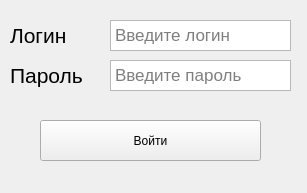
<?xml version="1.0" encoding="UTF-8"?>
<ui version="4.0">
 <class>MainWindow</class>
 <widget class="QMainWindow" name="MainWindow">
  <property name="geometry">
   <rect>
    <x>0</x>
    <y>0</y>
    <width>307</width>
    <height>193</height>
   </rect>
  </property>
  <property name="windowTitle">
   <string>Авторизация</string>
  </property>
  <widget class="QWidget" name="centralwidget">
   <widget class="QLabel" name="login_title">
    <property name="geometry">
     <rect>
      <x>10</x>
      <y>20</y>
      <width>91</width>
      <height>31</height>
     </rect>
    </property>
    <property name="font">
     <font>
      <pointsize>16</pointsize>
     </font>
    </property>
    <property name="text">
     <string>Логин</string>
    </property>
   </widget>
   <widget class="QTextEdit" name="login_input">
    <property name="geometry">
     <rect>
      <x>110</x>
      <y>20</y>
      <width>181</width>
      <height>31</height>
     </rect>
    </property>
    <property name="font">
     <font>
      <pointsize>13</pointsize>
      <weight>50</weight>
      <bold>false</bold>
     </font>
    </property>
    <property name="placeholderText">
     <string>Введите логин</string>
    </property>
   </widget>
   <widget class="QTextEdit" name="password_input">
    <property name="geometry">
     <rect>
      <x>110</x>
      <y>60</y>
      <width>181</width>
      <height>31</height>
     </rect>
    </property>
    <property name="sizePolicy">
     <sizepolicy hsizetype="Preferred" vsizetype="Preferred">
      <horstretch>0</horstretch>
      <verstretch>0</verstretch>
     </sizepolicy>
    </property>
    <property name="font">
     <font>
      <pointsize>13</pointsize>
      <weight>50</weight>
      <bold>false</bold>
     </font>
    </property>
    <property name="placeholderText">
     <string>Введите пароль</string>
    </property>
   </widget>
   <widget class="QLabel" name="password_title">
    <property name="geometry">
     <rect>
      <x>10</x>
      <y>60</y>
      <width>91</width>
      <height>31</height>
     </rect>
    </property>
    <property name="font">
     <font>
      <pointsize>16</pointsize>
     </font>
    </property>
    <property name="text">
     <string>Пароль</string>
    </property>
   </widget>
   <widget class="QPushButton" name="auth">
    <property name="geometry">
     <rect>
      <x>40</x>
      <y>120</y>
      <width>221</width>
      <height>41</height>
     </rect>
    </property>
    <property name="text">
     <string>Войти</string>
    </property>
   </widget>
  </widget>
 </widget>
 <resources/>
 <connections/>
</ui>
